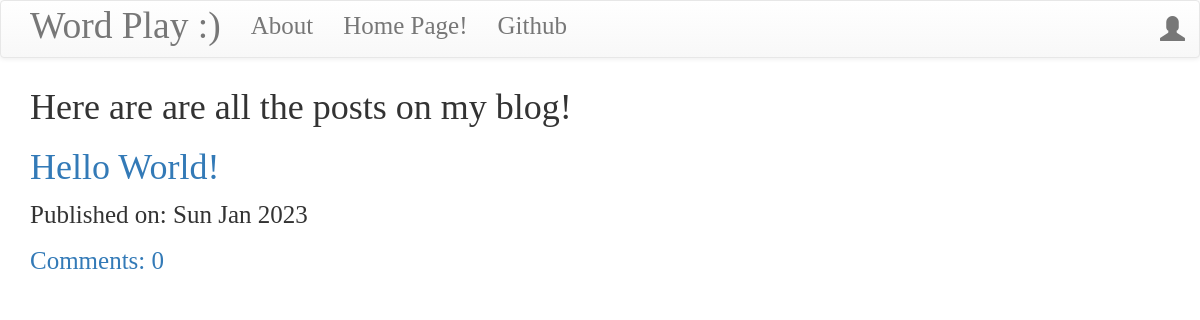
Before: / with the older database file.
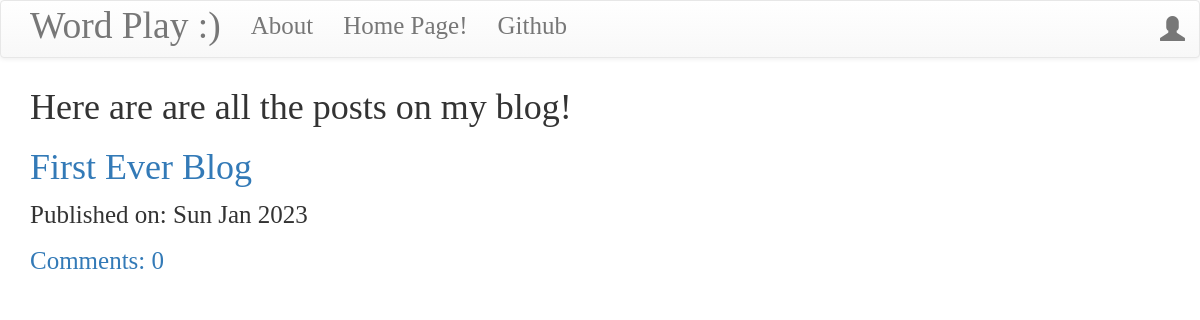
After: the same page with the newer database file.
### blog/models.py (models this page shows, shortened)
class Post(models.Model):
    author = models.ForeignKey('auth.user')
    title = models.CharField(max_length=300)
    text = models.TextField()
    created_date = models.DateTimeField(default=timezone.now)
    published_date = models.DateTimeField(blank=True,null=True)
    def approve_comments(self):
        return self.comments.filter(approved_comment = True)

### blog/views.py (the view)
# urls.py: url(r'^$',views.PostListView.as_view(),name='post_list'),
class PostListView(ListView):
    model = Post
    def get_queryset(self):
        return Post.objects.filter(published_date__lte=timezone.now()).order_by('-published_date')

### blog/templates/blog/post_list.html
{% extends 'blog/base.html' %}
{% block content %}
<div class="centerstage">
    <h1>Here are are all the posts on my blog!</h1>
    {% for post in post_list %}
        <div class="post">
            <h1><a href="{% url 'post_detail' pk=post.pk %}">{{ post.title }}</a></h1>
            <div class="date">
                <p>Published on: {{ post.published_date|date:"D M Y"}}</p>
            </div>
            <a href="{% url 'post_detail' pk=post.pk %}">Comments: {{ post.approve_comments.count }}</a>
        </div>
    {% empty %}
        <h2>No Blogs Yet! Wait for them!</h2>
    {% endfor %}
</div>
{% endblock%}

### blog/templates/blog/base.html (shortened to what this page needs)
<!DOCTYPE html>
{% load staticfiles %}
<html>
    <head>
        <link rel="stylesheet" href="https://maxcdn.bootstrapcdn.com/bootstrap/3.3.7/css/bootstrap.min.css">
        <link rel="stylesheet" href="https://maxcdn.bootstrapcdn.com/bootstrap/3.3.7/css/bootstrap-theme.min.css">
        <link rel="stylesheet" href="//cdn.jsdelivr.net/medium-editor/latest/css/medium-editor.min.css" type="text/css" media="screen" charset="utf-8">
        <link rel="stylesheet" href="{% static 'css/blog.css' %}">
<body class="techfont">
  <nav class="navbar navbar-default techfont custom-navbar">
    <div class="container">
      <ul class="nav navbar-nav">
        <li><a class='navbar-brand bigbrand' href="{% url 'post_list' %}">Word Play :)</a></li>
        <li><a href="{% url 'about'%}">About</a></li>
        <li><a href="{% url 'post_list' %}">Home Page!</a></li>
        <li><a href="https://github.com/babaramdev-py">Github</a></li>
      </ul>
      <ul class="nav navbar-nav navbar-right">
        {% if user.is_authenticated %}
        <li>
          <a href="{% url 'post_new' %}" >New Post</a>
        </li>
        <li>
          <a href="{% url 'post_draft_list' %}">Drafts</a>
        </li>
        <li>
          <a href="{% url 'logout' %}" >Log out</a>
        </li>
        <li>
          <a >Welcome: {{ user.username }}</a>
        </li>
          {% else %}
          <li><a class='nav navbar-right' href="{% url 'login' %}" ><span class="glyphicon glyphicon-user"></span></a></li>
        {% endif %}
      </ul>
  </div>
</nav>
        <div class="content container">
            <div class="row">
                <div class="col-md-8">
                  <div class="blog_posts">
                    {% block content %}
                    {% endblock %}
                  </div>
                </div>
            </div>
        </div>
</body>
</html>

### blog/static/css/blog.css (style rules this page uses)
.techfont { font-family: 'Cormorant', serif; font-size: 25px; margin-bottom: 10px; }
.centerstage { margin-left: auto; margin-right: auto; }
.bigbrand { font-size: 1.5em; }

Changed rows visible on the page:
removed Post: title "Hello World!", published_date "Sun Jan 2023", approve_comments.count "0"
added Post: title "First Ever Blog", published_date "Sun Jan 2023", approve_comments.count "0"
